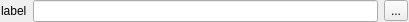
<?xml version="1.0" encoding="UTF-8"?>
<ui version="4.0">
 <class>Form</class>
 <widget class="QWidget" name="Form">
  <property name="geometry">
   <rect>
    <x>0</x>
    <y>0</y>
    <width>409</width>
    <height>22</height>
   </rect>
  </property>
  <property name="windowTitle">
   <string>Form</string>
  </property>
  <layout class="QHBoxLayout" name="horizontalLayout">
   <property name="leftMargin">
    <number>1</number>
   </property>
   <property name="topMargin">
    <number>0</number>
   </property>
   <property name="rightMargin">
    <number>1</number>
   </property>
   <property name="bottomMargin">
    <number>0</number>
   </property>
   <item>
    <widget class="QLabel" name="label">
     <property name="text">
      <string>label</string>
     </property>
    </widget>
   </item>
   <item>
    <widget class="ConfigLineEdit" name="lineEdit"/>
   </item>
   <item>
    <widget class="QToolButton" name="btn_select">
     <property name="text">
      <string>...</string>
     </property>
    </widget>
   </item>
  </layout>
 </widget>
 <customwidgets>
  <customwidget>
   <class>ConfigLineEdit</class>
   <extends>QLineEdit</extends>
   <header>configwidgets.h</header>
  </customwidget>
 </customwidgets>
 <resources/>
 <connections/>
</ui>
